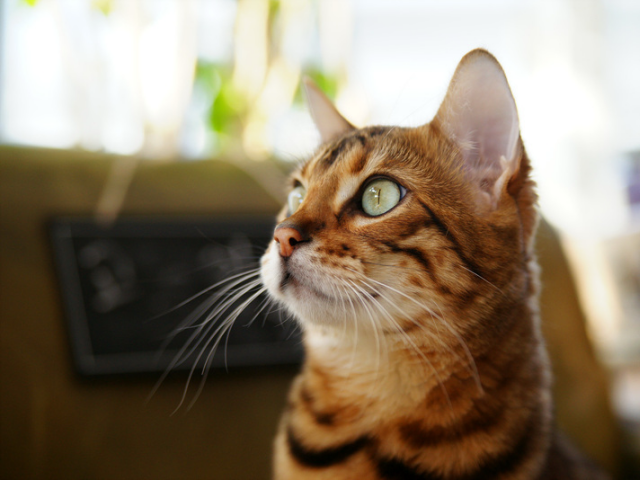
#> input picture open_06/cat.bmp, 640 x 480 px
$ python blur.py   (older library calls are emulated)
#> lines starting #> are read from the running program, lines starting #| are printed output that depends on the picture
'''
필터링
영상의 필터링
영상에서 필요한 정보만 통과시키고 원치 않는 정보는 걸러내는 작업

공간적 필터링
* 영상의 픽셀값을 직접 이용하는 필터링 방법
* 대상 좌표의 픽셀값과 주변 픽셀값을 동시에 사용
* 마스크 연산을 이용
(마스크 = 커널(kernel) = 윈도우(window) = 템플릿(template))

* 마스크의 형태와 값에 따라 필터의 역할이 결정됨
    1. 영상 부드럽게 만들기
    2. 영상 날카롭게 만들기
    3. 엣지 검출
    4. 잡음 제거

OpenCV 필터링에서 지원하는 가장자리 픽셀 확장
BORDER_CONSTANT : 000abcdefgh000
BORDER_REPLICATE : aaaabcdefghhhh
BORDER_REFLECT_101 : dcbabcdefghgfe (디폴트)

cv2.filter2D(src, ddepth, kernel, dst=None, anchor=None, delta=None, borderType=None)
src : 입력 영상
ddepth : 출력 영상 데이터 타입 예) cv2.CV_8U, cv2.CV_23F, -1을 지정하면 src 동일한 타입
kernel : 필터 마스크 행렬
anchor : 고정점 위치, (-1,-1)이면 자동으로 필터 중앙을 고정점으로 사용
delta : 추가적으로 더할 값
borderType : 가장자리 픽셀 확장 방식
dst : 출력 영상

평균값 필터(Mean filter)
- 영상의 특정 좌표값을 주변 픽셀값들의 산술 평균으로 설정
- 픽셀들 간의 그레이스케일 값 변화가 줄어들어 날카로운 엣지가 무뎌지고 영상에 있는 잡음의 영향이 사라지는 효과

* 마스크 크기가 커질수록 평균값 필터 결과가 부드러워짐(많은 연산량이 필요)
cv2.blur(src, ksize, dst=None, anchor=None, borderType=None)
ksize : 평균값 필터 크기. (width, height) 형태의 튜플
'''

import sys
import cv2
import numpy as np

src = cv2.imread('cat.bmp', cv2.IMREAD_GRAYSCALE)
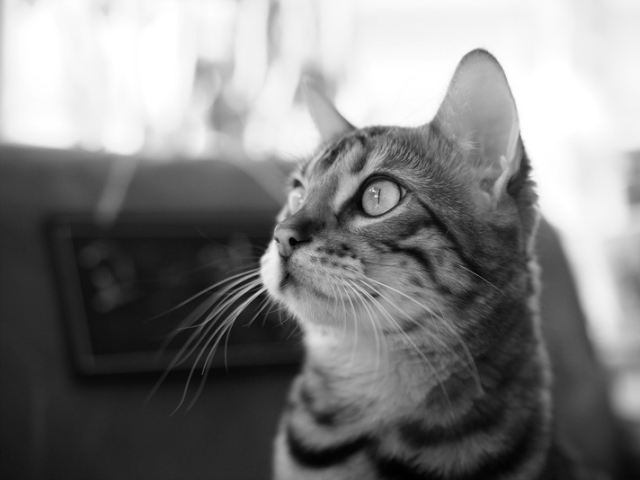
#> src: shape (480, 640); min 0, max 255, mean 127.8
if src is None:
    print('영상 X')
    sys.exit()

kernel = np.array([ [1/9,1/9,1.9],
                    [1/9,1/9,1.9],
                     [1/9,1/9,1.9] ])

dst = cv2.filter2D(src, -1, kernel)
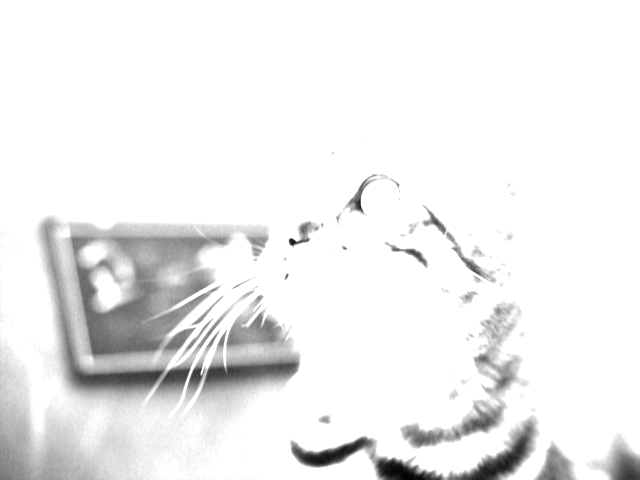
#> dst: shape (480, 640); min 1, max 255, mean 238.2
cv2.imshow('src',src)
cv2.imshow('dst',dst)
